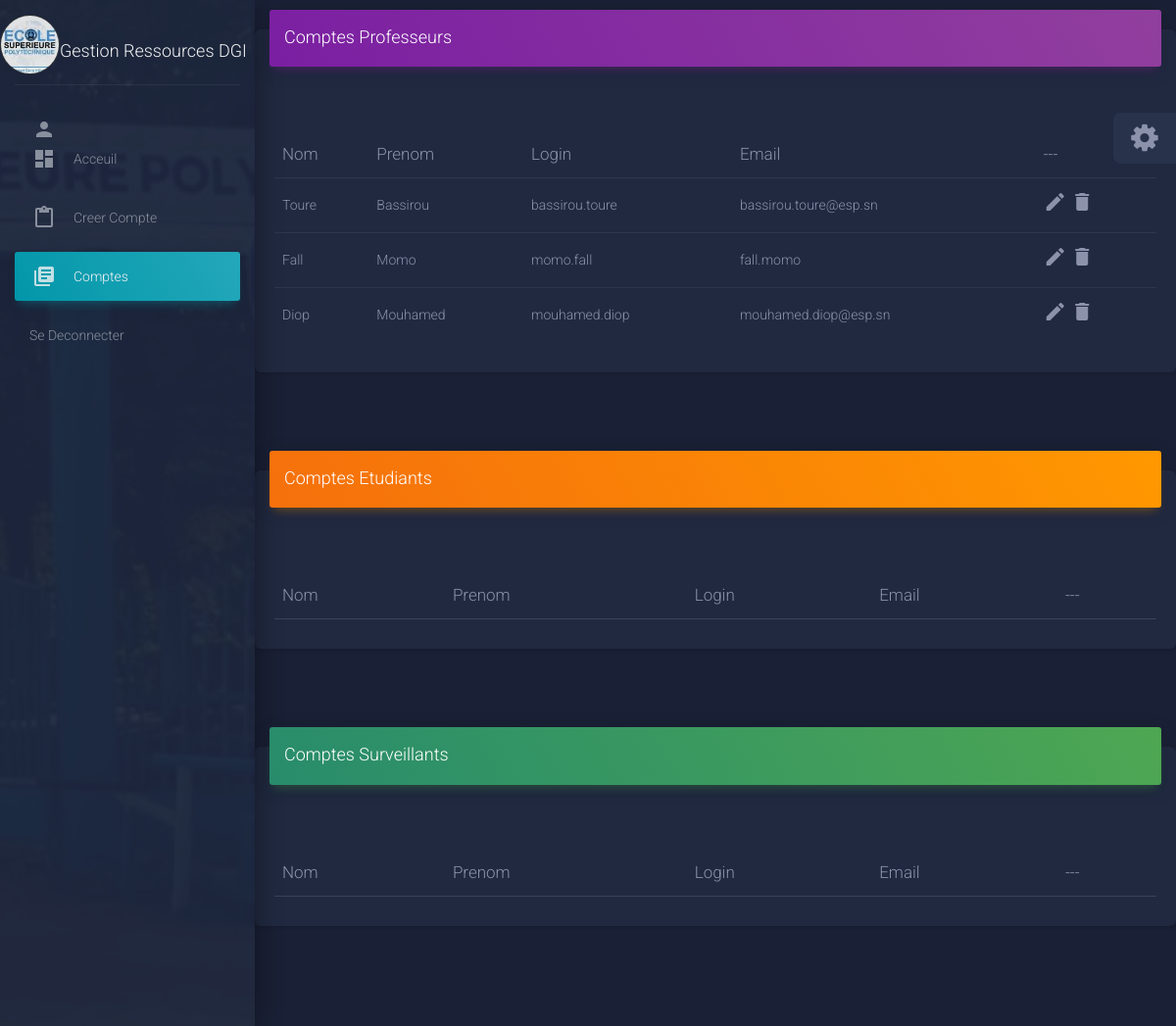
/Admin/gestCompte.php (signed in), run on an earlier commit of the app's database.
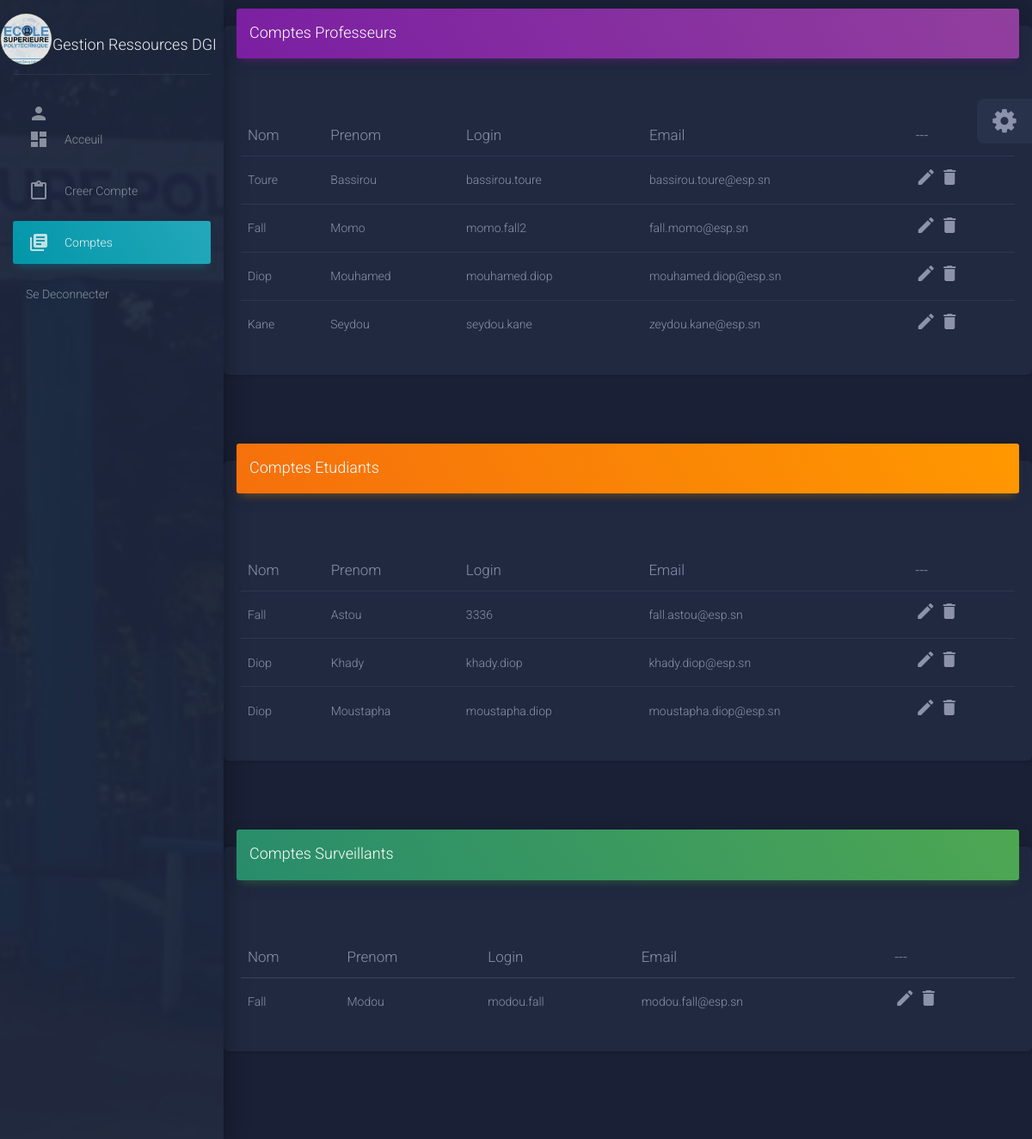
And on a later commit of the database.
### tables this page shows
CREATE TABLE IF NOT EXISTS `professeur` (
  `idProf` varchar(30) NOT NULL,
  `NomProf` varchar(30) NOT NULL,
  `PrenomProf` varchar(30) NOT NULL,
  `Password` varchar(255) NOT NULL,
  `email` varchar(30) NOT NULL,
  PRIMARY KEY (`idProf`)
);

CREATE TABLE IF NOT EXISTS `etudiant` (
  `idEt` varchar(30) NOT NULL,
  `NomEt` varchar(30) NOT NULL,
  `PrenomEt` varchar(30) NOT NULL,
  `Password` varchar(255) NOT NULL,
  `email` varchar(30) NOT NULL,
  PRIMARY KEY (`idEt`)
);

CREATE TABLE IF NOT EXISTS `surveillant` (
  `idSu` varchar(30) NOT NULL,
  `NomSu` varchar(30) NOT NULL,
  `PrenomSu` varchar(30) NOT NULL,
  `Password` varchar(255) NOT NULL,
  `email` varchar(30) NOT NULL,
  PRIMARY KEY (`idSu`)
);

### Admin/gestCompte.php (the view, shortened to what this page needs)
<!DOCTYPE html>
<html lang="en">
<head>
  <link rel="stylesheet" href="https://maxcdn.bootstrapcdn.com/font-awesome/latest/css/font-awesome.min.css">
  <link href="../assets/css/material-dashboard.css?v=2.1.0" rel="stylesheet" />
  <link href="../assets/css/progressbar.css" rel="stylesheet" />
</head>
<body class="dark-edition">
  <div class="fixed-plugin">
    <div class="dropdown show-dropdown">
      <a href="#" data-toggle="dropdown">
        <i class="fa fa-cog fa-2x"> </i>
      </a>
    </div>
  </div>
<?php
    function AfficherForm(){
?>
    <div class="wrapper ">
    <div class="sidebar" data-color="azure" data-background-color="black" data-image="../assets/img/sidebar-2.jpg">
      <div class="logo"><a href="../index.php">
        <img src="../assets/img/logoESP.jpg"  class=" logo-tim">
        </a><br><h4 style='color:white;'>Gestion Ressources DGI</h4></div>
      <div class="sidebar-wrapper">
        <ul class="nav">
          <li class="nav-item ">
            <a class="nav-link" href="#">
              <i class="material-icons">person</i>
            </a>
          </li>
          <li class="nav-item   ">
            <a class="nav-link" href="#">
              <i class="material-icons">dashboard</i>
              <p>Acceuil</p>
            </a>
          </li>
          <li class="nav-item ">
            <a class="nav-link" href="./addCompte.php">
              <i class="material-icons">content_paste</i>
              <p>Creer Compte</p>
            </a>
          </li>
          <li class="nav-item  active">
            <a class="nav-link" href="gestCompte.php">
              <i class="material-icons">library_books</i>
              <p>Comptes</p>
            </a>
          </li>
          <li class="nav-item ">
            <a class="nav-link" href="../Deconnexion/AdminDisconnect.php">
              <p>Se deconnecter</p>
            </a>
          </li>
        </ul>
      </div>
    </div>
    <div class="main-panel">
      <nav class="navbar navbar-expand-lg navbar-transparent navbar-absolute fixed-top " id="navigation-example">
        <div class="container-fluid">
          <div class="navbar-wrapper">
          </div>
          <div class="collapse navbar-collapse justify-content-end">
            <ul class="navbar-nav">
              <li class="nav-item">
                <a class="nav-link" href="javascript:void(0)">
                </a>
              </li>
            </ul>
          </div>
        </div>
      </nav>
<?php
          function AffichCompte($table,$pre){
                    include '../Connexion.php';
            $reqCons="SELECT  * FROM $table order by email ";
            $tab=mysqli_fetch_all(mysqli_query($con,$reqCons),MYSQLI_ASSOC);
            $chaine="<div class='card-body table-responsive'>
              <table class='table table-condensed table-hover' style='margin-top: 50px;'>
                <form name='form'><tr><thead class='text-warning'><th>Nom</th><th>Prenom</th><th>Login</th><th>Email</th><th>---</th></thead></tr>";
                $i=0;
             foreach($tab as $ligne){
              $nom=$ligne['Nom'.$pre];
              $prenom=$ligne['Prenom'.$pre];
              $login=$ligne['id'.$pre];
              $email=$ligne['email'];
              $del='Del("'.$table.'*'.$login.'")';
              $send=$nom."*".$prenom."*".$email."*".$login."*".$table;
              $update='Update("'.$send.'")';
              $i++;
              $chaine=$chaine."<tr><td>$nom</td><td>$prenom</td><td>$login</td><td>$email</td>
                      <td>
                      <i class='material-icons ed' onclick='$update' style=' cursor: pointer;' id='c$i'>edit</i>
                      <i class='material-icons ed'onclick='$del' style=' cursor: pointer;' id='c$i'>delete</i>
                      </td></tr>";
             }
             $chaine=$chaine."</table></div>";
             return $chaine;
          }
              echo "
                      <div class='card'>
                            <div class='card-header card-header-primary'>
                              <h4 class='card-title'>Comptes Professeurs</h4>
                            </div>".
                           AffichCompte('Professeur','Prof')."
                      </div>
                      <div class='card' style='margin-top: 100px;'>
                            <div class='card-header card-header-tabs card-header-warning '>
                              <h4 class='card-title'>Comptes Etudiants</h4>
                            </div>".
                            AffichCompte('Etudiant','Et')."
                      </div>
                      <div class='card' style='margin-top: 100px;'>
                            <div class='card-header card-header-tabs card-header-success '>
                              <h4 class='card-title'>Comptes Surveillants</h4>
                            </div>".
                            AffichCompte('Surveillant','Su')."
                      </div>
                  ";
                echo"<br><br><br>";
?>
<?php }
 if(!isset($_SESSION['login']))
 {
  header("Location:index.php");
 }
 else
 {
   Afficherform();
 }
?>
  </body>
</html>
</body>
</html>

What changed in the data, as far as the page shows it:
removed professeur: NomProf "Fall", PrenomProf "Momo", idProf "momo.fall", email "fall.momo"
added professeur: NomProf "Fall", PrenomProf "Momo", idProf "momo.fall2", email "fall.momo@esp.sn"
added professeur: NomProf "Kane", PrenomProf "Seydou", idProf "seydou.kane", email "zeydou.kane@esp.sn"
added etudiant: NomEt "Fall", PrenomEt "Astou", idEt "3336", email "fall.astou@esp.sn"
added etudiant: NomEt "Diop", PrenomEt "Khady", idEt "khady.diop", email "khady.diop@esp.sn"
added etudiant: NomEt "Diop", PrenomEt "Moustapha", idEt "moustapha.diop", email "moustapha.diop@esp.sn"
added surveillant: NomSu "Fall", PrenomSu "Modou", idSu "modou.fall", email "modou.fall@esp.sn"
